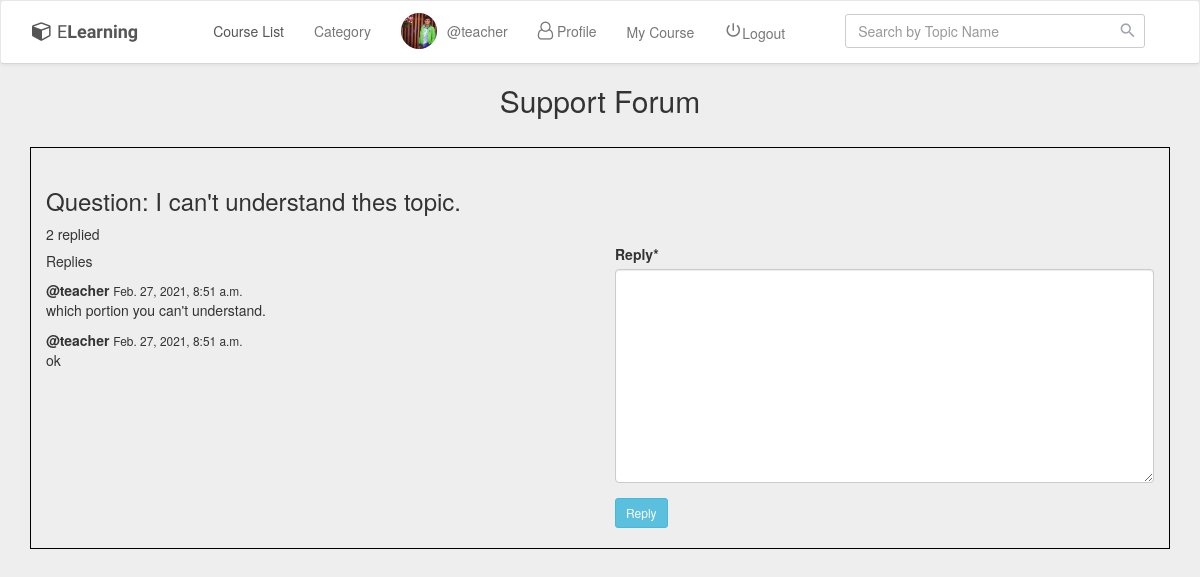
The page /course/question/3 (signed in) on the database its author committed.
### Login_App/models.py (models this page shows, shortened)
class Teacher(models.Model):
    user = models.OneToOneField(
        User, on_delete=models.CASCADE, related_name='teacher_profile')
    first_name = models.CharField(max_length=250)
    last_name = models.CharField(max_length=250)
    email = models.EmailField()
    profile_picture = models.ImageField(
        upload_to='profile_pic', blank=False)
    course_title = models.CharField(max_length=250)

### Course_App/models.py (models this page shows)
class Question(models.Model):
    course = models.ForeignKey(
        Course, on_delete=models.CASCADE, related_name='course_question')
    user = models.ForeignKey(
        Student, on_delete=models.CASCADE, related_name='student_question')
    question = models.TextField()
    question_date = models.DateTimeField(auto_now_add=True)
    class Meta:
        ordering = ['-question_date']
    def __str__(self):
        return self.question

class ReplyQuestion(models.Model):
    question = models.ForeignKey(
        Question, on_delete=models.CASCADE, related_name='question_reply')
    user = models.ForeignKey(
        User, on_delete=models.CASCADE, related_name='user_reply')
    reply = models.TextField()
    reply_date = models.DateTimeField(auto_now_add=True)
    def __str__(self):
        return self.reply

### Course_App/views.py (the view, shortened to what this page needs)
# urls.py: path('question/<pk>', views.question, name='question'),
@login_required
def question(request, pk):
    form = ReplyForm()
    question = Question.objects.get(pk=pk)
    return render(request, 'Course_App/question.html', context={'form': form,'question':question})

### Course_App/forms.py
class ReplyForm(forms.ModelForm):
    class Meta:
        model = ReplyQuestion
        fields = ['reply']

### templates/Course_App/question.html (shortened to what this page needs)
{% extends 'base.html' %}
{% load crispy_forms_tags %}
{% block body_block %}
{% include "navbar.html"%}
<h2 class="text-center">Support Forum</h2>
<div class="container">
    <h3>Question: {{question}} </h3>
    {{question.question_reply.count}} replied
    <div class="row">
        <div class="col-sm-6">
            <h5>Replies</h5>
            {% for reply in question.question_reply.all %}
            <p>
                <b>@{{reply.user}} </b> <small>{{reply.reply_date}}</small><br>
                {{reply}}
            </p>
            {% endfor %}
        </div>
        <div class="col-sm-6">
            <form action="" method="POST">
                {{form|crispy}}
                <button type="submit" class="btn btn-info btn-sm">Reply</button>
            </form>
        </div>
    </div>
</div>
{% endblock %}

### templates/navbar.html (shortened to what this page needs)
<!DOCTYPE html>
{% load static %}
<html lang="en">
<head>
    <link rel="stylesheet" href="https://maxcdn.bootstrapcdn.com/font-awesome/4.7.0/css/font-awesome.min.css">
    <link rel="stylesheet" href="https://maxcdn.bootstrapcdn.com/bootstrap/3.3.7/css/bootstrap.min.css">
</head>
<body>
    <nav class="navbar navbar-default">
        <div id="navbarCollapse" class="collapse navbar-collapse">
            <div class="navbar-header navbar-left">
                <a class="navbar-brand  " href="/"><i class="fa fa-cube"></i>E<b>Learning</b></a>
            </div>
            <ul class="nav navbar-nav">
                <li class="active"><a href="#">Course List</a></li>
            </ul>
            <ul class="nav navbar-nav">
                <li><a href="#">Category</a></li>
            </ul>
            <form class="navbar-form form-inline">
                <div class="input-group search-box">
                    <input type="text" id="search" class="form-control" placeholder="Search by Topic Name">
                    <span class="input-group-addon"><i class="material-icons">&#xE8B6;</i></span>
                </div>
            </form>
            {% if user.is_authenticated %}
            {% if user.student_profile %}
            <ul class="nav navbar-nav">
                <ul class="nav navbar-nav">
                    <li> <a href="#"> <img src="/media/{{user.student_profile.profile_picture}}" class="avatar"
                                alt="Avatar">@{{user.username}}</li> </a>
                </ul>
            </ul>
            <ul class="nav navbar-nav">
                <li><a href="{% url 'Login_App:profile_student'  %}"><i class="fa fa-user-o"></i>
                        Profile</a>
                </li>
            </ul>
            <ul class="nav navbar-nav">
                <li><a href="{% url 'Login_App:user_logout' %}"><i class="material-icons">&#xE8AC;</i>
                        Logout</a>
                </li>
            </ul>
            {% elif user.teacher_profile %}
            <ul class="nav navbar-nav">
                <li> <a href="#"> <img src="/media/{{user.teacher_profile.profile_picture}}" class="avatar"
                            alt="Avatar">@{{user.username}}</li> </a>
            </ul>
            <ul class="nav navbar-nav">
                <li><a href="{% url 'Login_App:profile_teacher'  %}"><i class="fa fa-user-o"></i>
                        Profile</a>
                </li>
            </ul>
            <ul class="nav navbar-nav">
                <li><a href="{% url 'Course_App:mycourse' %}"> My Course</a>
                </li>
            </ul>
            <ul class="nav navbar-nav">
                <li><a href="{% url 'Login_App:user_logout' %}"><i class="material-icons">&#xE8AC;</i>Logout</a>
                </li>
            </ul>
            {% else %}
            <div class="col-md-3 col-lg-3 " align="center"> <img src="/static/images/avatar.jpg" width="120px"
                    height="120px" class="img-circle img-responsive" alt="default">
            </div>
            {% endif %}
            {% endif %}
        </div>
    </nav>
</body>
</html>

### templates/Course_App/question.html (style rules this page uses)
.container { margin-top: 30px; border: 1px solid black; padding: 20px; }

### templates/navbar.html (style rules this page uses)
body { background: #eeeeee; }
.form-inline { display: inline-block; }
.navbar { background: #fff; padding-left: 16px; padding-right: 16px; border-bottom: 1px solid #d6d6d6; box-shadow: 0 0 4px rgba(0, 0, 0, .1); }
.nav img { border-radius: 50%; width: 36px; height: 36px; margin: -8px 0; float: left; margin-right: 10px; }
.navbar .navbar-brand { color: #555; padding-left: 0; padding-right: 50px; font-family: 'Merienda One', sans-serif; }
.navbar .navbar-brand i { font-size: 20px; margin-right: 5px; }
.search-box { position: relative; }
.search-box input { box-shadow: none; padding-right: 35px; border-radius: 3px !important; }
.search-box .input-group-addon { min-width: 35px; border: none; background: transparent; position: absolute; right: 0; z-index: 9; padding: 7px; height: 100%; }
.search-box i { color: #a0a5b1; font-size: 19px; }
.navbar ul li i { font-size: 18px; }
.navbar .active a, .navbar .active a:hover, .navbar .active a:focus { background: transparent !important; }
@media (min-width: 1200px) { .form-inline .input-group { width: 300px; margin-left: 30px; } }

### rows shown on the page
Question: question "I can't understand thes topic.", question_reply.count "2"
ReplyQuestion: user "teacher", reply_date "Feb. 27, 2021, 8:51 a.m.", reply "which portion you can't understand."
ReplyQuestion: user "teacher", reply_date "Feb. 27, 2021, 8:51 a.m.", reply "ok"

### other values the page prints
{{ user.username }} "teacher"
